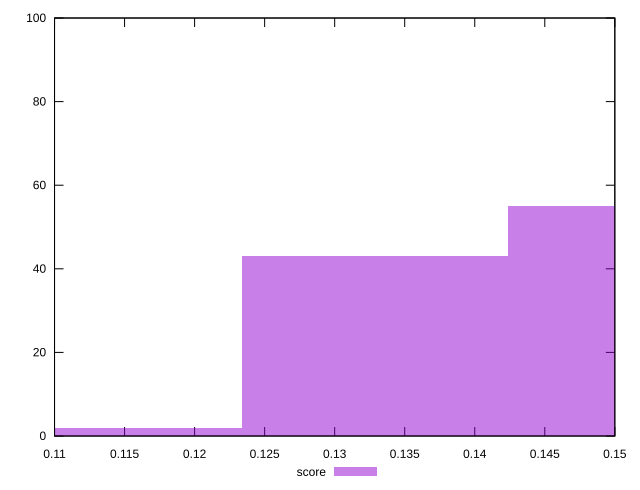

gnuplot code for this plot:
reset

$score <<EOF
0.11392103158984654 2
0.15189470878646205 55
0.1329078701881543 43
EOF

set key outside below
set boxwidth 0.018986838598307756
set xrange [0.11:0.15]
set yrange [0:100]
set trange [0:100]
set style fill transparent solid 0.5 noborder
set terminal svg size 640, 490 enhanced background rgb 'white'
set output "reports/report_00031_2021-02-24T23-18-18.084Z/interactive/samples/music/score/histogram.svg"

plot $score title "score" with boxes

reset
